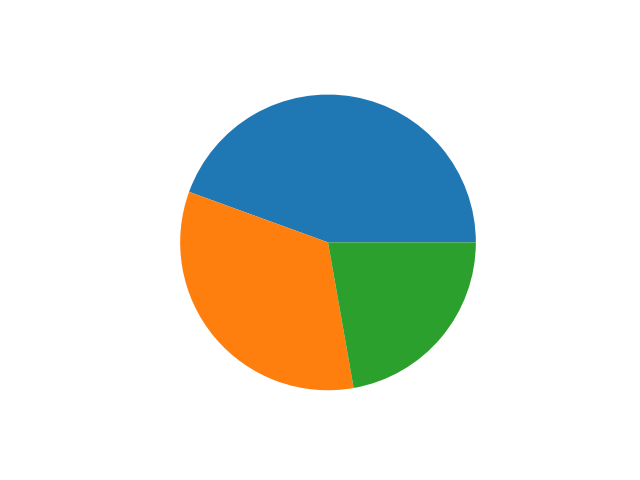
#> input picture Data Science/03 Matplotlib/beginner/Saves/pie_char.png, 640 x 480 px, found by its file name
$ jupyter execute --allow-errors '07 Read and show image.ipynb'
#> lines starting #> are read from the running program, lines starting #| are printed output that depends on the picture
[cell 1]
import matplotlib.pyplot as plt
import matplotlib.image as mpimg # image module for image reading

[cell 2]
img = mpimg.imread("pie_char.png") # give addres of image location
#> img is the input picture: shape (480, 640, 4) float32; mean R, G, B, A 0.872, 0.892, 0.86, 1
print(img)
#> (printed output is left out)

[cell 3]
print("Data type of img > ", type(img))
#| Data type of img >  <class 'numpy.ndarray'>
print("Shape of img > ", img.shape)
#| Shape of img >  (480, 640, 4)
print("Dimention of img > ",img.ndim)
#| Dimention of img >  3

[cell 4]
plt.imshow(img)
plt.show()

[cell 5]
plt.figure(figsize=(16,9))
plt.axis("off")
plt.imshow(img)
plt.show()

[cell 6]
plt.figure(figsize=(16,9))
plt.axis("off")
plt.imshow(img)
plt.colorbar() # Show color bar of above image
plt.show()
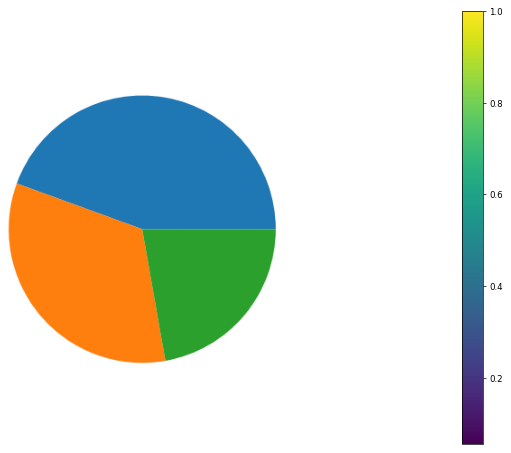
#> figure drawn by matplotlib, 2 panels

[cell 7]
single_channel = img[:,:,1] # get single channel data from img
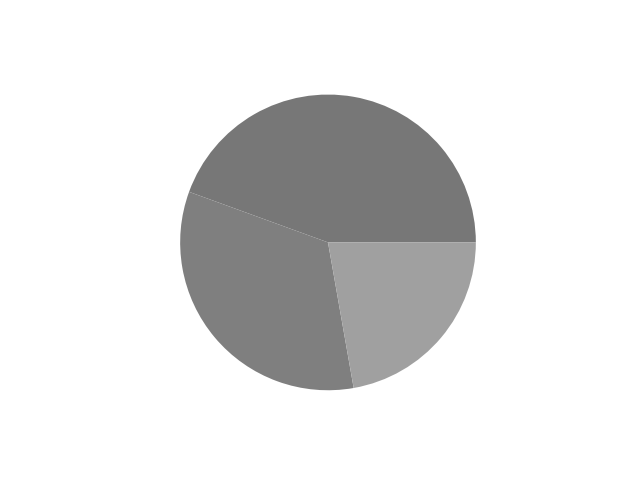
#> single_channel: shape (480, 640) float32; min 0.467, max 1, mean 0.891
plt.figure(figsize=(16,9))
plt.axis("off")
plt.imshow(single_channel, cmap = "hot") # show image with hot color map
plt.colorbar()
plt.show()
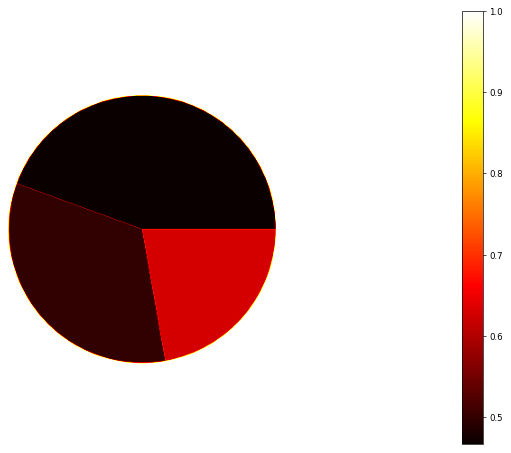
#> figure drawn by matplotlib, 2 panels

#> (a cell that did not finish here is left out)

#> (a cell that did not finish here is left out)

[cell 10]
# cmap = """Accent, Accent_r, Blues, Blues_r, BrBG, BrBG_r, BuGn, BuGn_r, BuPu, BuPu_r, CMRmap, CMRmap_r, Dark2, Dark2_r, GnBu, GnBu_r, Greens, Greens_r, Greys, Greys_r, OrRd, OrRd_r, Oranges, Oranges_r, PRGn, PRGn_r, Paired, Paired_r, Pastel1, Pastel1_r, Pastel2, Pastel2_r, PiYG, PiYG_r, PuBu, PuBuGn, PuBuGn_r, PuBu_r, PuOr, PuOr_r, PuRd, PuRd_r, Purples, Purples_r, RdBu, RdBu_r, RdGy, RdGy_r, RdPu, RdPu_r, RdYlBu, RdYlBu_r, RdYlGn, RdYlGn_r, Reds, Reds_r, Set1, Set1_r, Set2, Set2_r, Set3, Set3_r, Spectral, Spectral_r, Wistia, Wistia_r, YlGn, YlGnBu, YlGnBu_r, YlGn_r, YlOrBr, YlOrBr_r, YlOrRd, YlOrRd_r, afmhot, afmhot_r, autumn, autumn_r, binary, binary_r, bone, bone_r, brg, brg_r, bwr, bwr_r, cividis, cividis_r, cool, cool_r, coolwarm, coolwarm_r, copper, copper_r, cubehelix, cubehelix_r, flag, flag_r, gist_earth, gist_earth_r, gist_gray, gist_gray_r, gist_heat, gist_heat_r, gist_ncar, gist_ncar_r, gist_rainbow, gist_rainbow_r, gist_stern, gist_stern_r, gist_yarg, gist_yarg_r, gnuplot, gnuplot2, gnuplot2_r, gnuplot_r, gray, gray_r, hot, hot_r, hsv, hsv_r, inferno, inferno_r, jet, jet_r, magma, magma_r, nipy_spectral, nipy_spectral_r, ocean, ocean_r, pink, pink_r, plasma, plasma_r, prism, prism_r, rainbow, rainbow_r, seismic, seismic_r, spring, spring_r, summer, summer_r, tab10, tab10_r, tab20, tab20_r, tab20b, tab20b_r, tab20c, tab20c_r, terrain, terrain_r, twilight, twilight_r, twilight_shifted, twilight_shifted_r, viridis, viridis_r, winter, winter_r"""
cmap = """gist_yarg, gist_yarg_r, gnuplot, gnuplot2, gnuplot2_r, gnuplot_r, gray, gray_r, hot, hot_r, hsv, hsv_r, inferno, inferno_r, jet """
cmap_name_list = cmap.split(sep = ", ")

[cell 11]
save_image_addr_name = []
for i in range(len(cmap_name_list)):
    cmap_str = cmap_name_list[i]
    save_image_addr_name.append("F:\Aditya\Studies\College\Data Science\\03 Matplotlib\Saves\Wallpaper\_"+"wolf_" + cmap_name_list[i] + ".png")
    print(save_image_addr_name[i])
